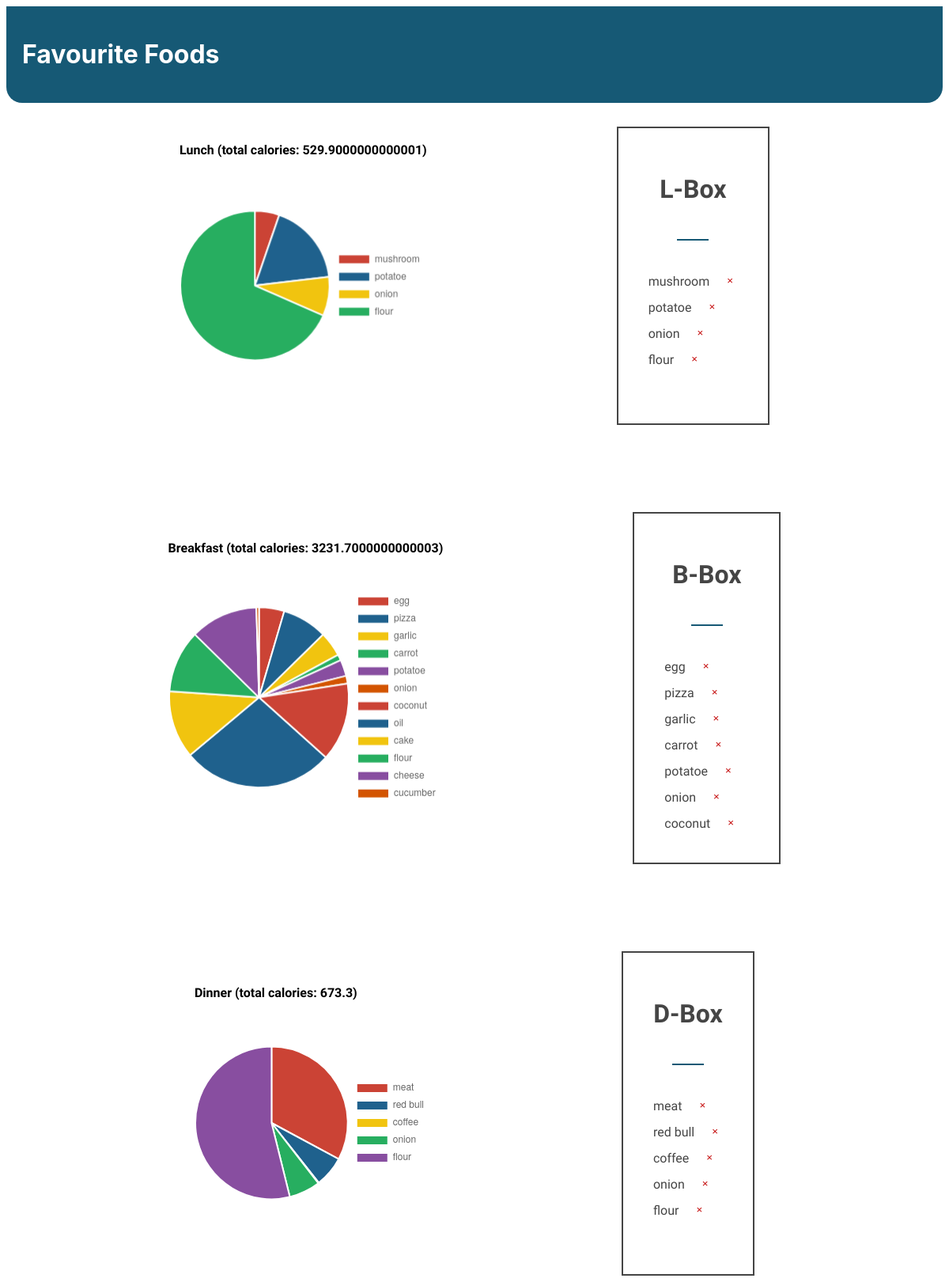
Page /favourite_foods/ (signed in) on the earlier database version.
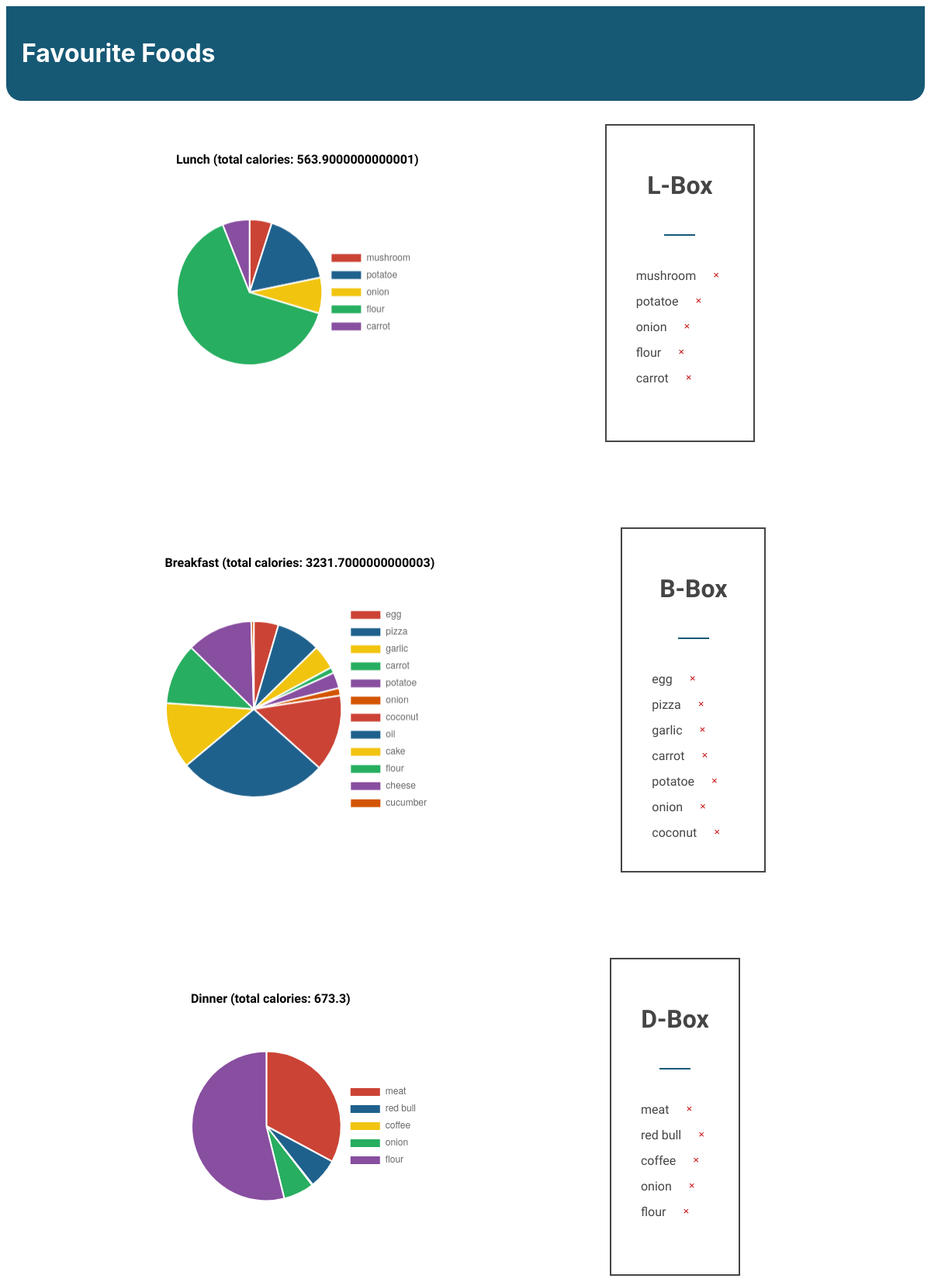
Same page on the later database version.
### myapp/models.py (models this page shows)
class Lunch(models.Model):
    user = models.ForeignKey(User, on_delete=models.CASCADE, null=True,
                             blank=True)  # If user deletes his/her account, his/her tasks also be deleted. We can also
    name = models.CharField(max_length=255, default='Default Lunch Name')
    calories = models.FloatField(null=True, blank=True)
    def __str__(self):
        return self.name

class Breakfast(models.Model):
    user = models.ForeignKey(User, on_delete=models.CASCADE, null=True,
                             blank=True)  # If user deletes his/her account, his/her tasks also be deleted. We can also
    name = models.CharField(max_length=255)
    calories = models.FloatField(null=True, blank=True)
    def __str__(self):
        return self.name

class Dinner(models.Model):
    user = models.ForeignKey(User, on_delete=models.CASCADE, null=True,
                             blank=True)  # If user deletes his/her account, his/her tasks also be deleted. We can also
    name = models.CharField(max_length=255)
    calories = models.FloatField(null=True)
    def __str__(self):
        return self.name

### myapp/views.py (the view)
# urls.py: path('favourite_foods/',views.favourite_foods,name='favourite_foods'),
def favourite_foods(request):
    favourite_lunch = Lunch.objects.filter(user=request.user)
    favourite_breakfast = Breakfast.objects.filter(user=request.user)
    favourite_dinner = Dinner.objects.filter(user=request.user)
    print(favourite_lunch)
    context = {'favourite_lunch': favourite_lunch, 'favourite_breakfast': favourite_breakfast,
               'favourite_dinner': favourite_dinner}
    return render(request, 'favourite_foods.html', context)

### templates/favourite_foods.html (shortened to what this page needs)
{% extends 'index.html' %} {% block content %}
<div class="header">
<div class="navbar">
  <h1>Favourite Foods</h1>
        </div>
    </div>
    <div class="detailed-body">
           <div class="lunch-section">
       <div class="lunch-canvas">
           <label id="lunchLabel"></label>
    <div class="chart">
         <canvas id="lunchChart"></canvas>
    </div>
           </div>
            <div class="lunch-list">
               <div class="food-list-header">
                   <h1>L-Box</h1>
               </div>
                <div class="line"></div>
               <div class="food-list-body">
                   {% for lunch in favourite_lunch %}
                       <div class="food-btn">
                       {{ lunch }}
                       <form action="{% url 'lunchDelete' lunch.pk %}" method="post">
                        <input class="food-input" type="submit" value="&#215;">
                    </form>
                       </div>
                   {%  endfor %}
               </div>
           </div>
           </div>
     <div class="breakfast-section">
       <div class="breakfast-canvas">
           <label id="breakfastLabel"></label>
    <div class="chart">
         <canvas id="breakfastChart"></canvas>
    </div>
           </div>
            <div class="breakfast-list">
               <div class="food-list-header">
                   <h1>B-Box</h1>
               </div>
            <div class="line"></div>
               <div class="food-list-body">
                   {% for breakfast in favourite_breakfast %}
                       <div class="food-btn">
                       {{ breakfast }}
                       <form action="{% url 'breakfastDelete' breakfast.pk %}" method="post">
                        <input class="food-input" type="submit" value="&#215;">
                    </form>
                       </div>
                   {%  endfor %}
               </div>
           </div>
           </div>
    <div class="dinner-section" >
       <div class="dinner-canvas">
           <label id="dinnerLabel"></label>
    <div class="chart">
         <canvas id="dinnerChart"></canvas>
    </div>
           </div>
            <div class="dinner-list">
               <div class="food-list-header">
                   <h1>D-Box</h1>
               </div>
            <div class="line"></div>
               <div class="food-list-body">
                   {% for dinner in favourite_dinner %}
                       <div class="food-btn">
                       {{ dinner }}
                       <form action="{% url 'dinnerDelete' dinner.pk %}" method="post">
                        <input class="food-input" type="submit" value="&#215;">
                    </form>
                       </div>
                   {%  endfor %}
               </div>
           </div>
           </div>
    </div>
{% endblock content %}

### templates/index.html (shortened to what this page needs)
{% load static %}
<html lang="en">
<head>
    <link rel="stylesheet" href="{% static 'style.css' %}">
</head>
<body>
    <div class="container">
        {% block content %}
        {% endblock content %}
    </div>
</body>
</html>

### static/style.css (style rules this page uses)
label { font-weight: bold; margin-bottom: 5px; }
.header { background-color: #165975; color: #fff; padding: 20px; border-bottom-left-radius: 20px; border-bottom-right-radius: 20px; font-family: -apple-system, fantasy; }
.navbar { display: flex; justify-content: space-between; align-items: center; }
.lunch-canvas, .breakfast-canvas, .dinner-canvas { display: flex; flex-direction: column; }
.lunch-list, .breakfast-list, .dinner-list { display: flex; border: 2px solid hsl(0, 0%, 27%); color: hsl(0, 0%, 27%); padding: 37px 18px; text-align: center; flex-direction: column; }
.lunch-list .line, .breakfast-list .line, .dinner-list .line { background:#165975; height: 2px; margin: 22px auto; width: 40px; }
.food-list-header { display: flex; justify-content: center; }
.food-list-body { display: flex; flex-direction: column; padding: 20px; max-height: 200px; overflow: auto; }
body { font-family: 'Inconsolata', monospace; }
.food-input { background-color: #ffffff; color: #c20000; border: none; border-radius: 5px; cursor: pointer; transition: background-color 0.3s ease, color 0.3s ease; }
.food-btn { display: flex; flex-direction: row; gap: 1rem; }
.lunch-section, .breakfast-section, .dinner-section { display: flex; flex-direction: row; align-items: center; gap: 15rem; }
.detailed-body { display: flex; flex-direction: column; gap: 5rem; align-items: center; flex-wrap: wrap; }
.detailed-body >div { padding-top: 30px; flex-wrap: wrap; justify-content: center; align-items: center; }

Differences in the rows shown:
added Lunch: name "carrot"
Other differences:
text written by a page script: "Lunch (total calories: 529.9000000000001)" → "Lunch (total calories: 563.9000000000001)"
chart data {{ lunch.name }}: mushroom, potatoe, onion, flour → mushroom, potatoe, onion, flour, carrot
chart data {{ lunch.calories }}: 28.0, 94.6, 44.7, 362.6 → 28.0, 94.6, 44.7, 362.6, 34.0
